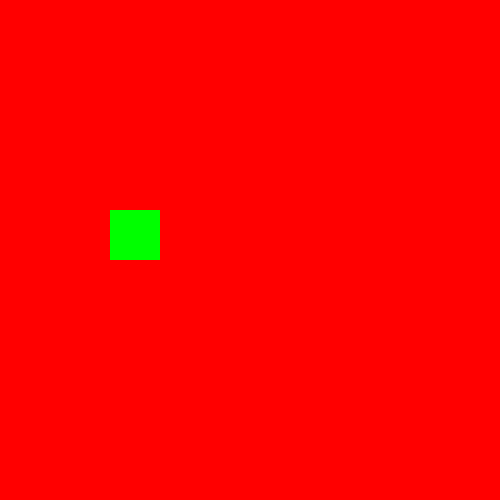
Frame 1 (no input)
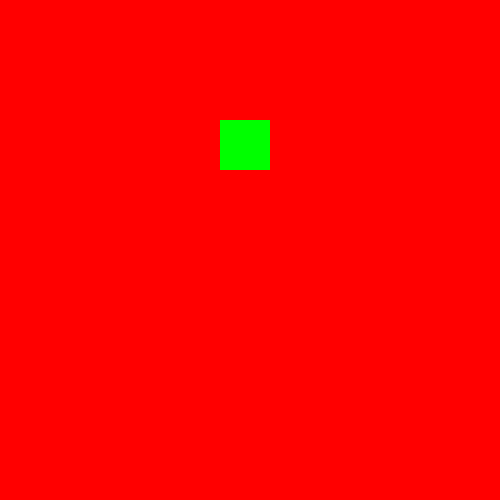
Frame 60 (the mouse pressed at the canvas centre just before this capture)
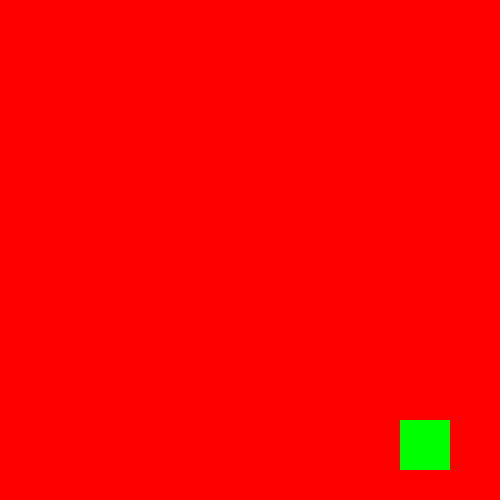
Frame 120 (the mouse held since frame 60 and released just before this capture)

The Processing sketch that drew these frames (run headless with seeded random() and noise(); from frame 60 on, the mouse is pressed at the canvas centre):

// Processing sketch: Bouncing_Square
// ── Bouncing_Square.pde
int xdir = 1;
int ydir = 1;

int size = 50;

int speed = 10;

void setup()
{
  size(500, 500);
  background(255, 0, 0);
}

int x = width;
int y = height*2;

void draw()
{
  background(255, 0, 0);
  
  x = x + (speed * xdir);
  y = y + (speed * ydir);
  
  if (x > (width-(size)) || x < (size/4)) 
  {
     xdir *= -1;
  }
  
  if (y > (height-(size)) || y < (size/4)) 
  {
    ydir *= -1;
  } 
  
  noStroke();
  fill(0, 255, 0);
  rect(x, y, 50, 50);
}
